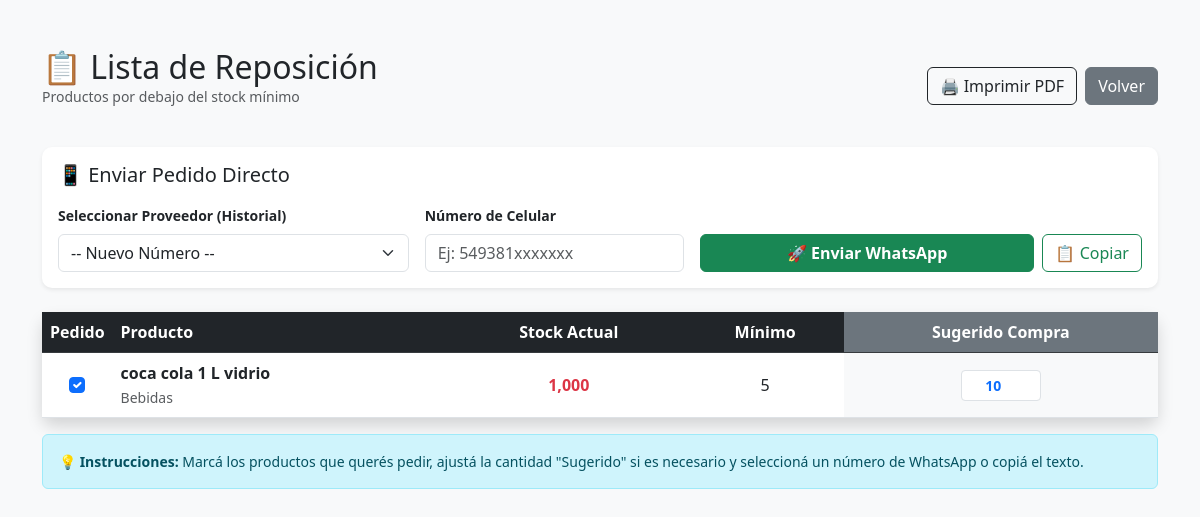
/reporte-faltantes/ (signed in), run on an earlier commit of the app's database.
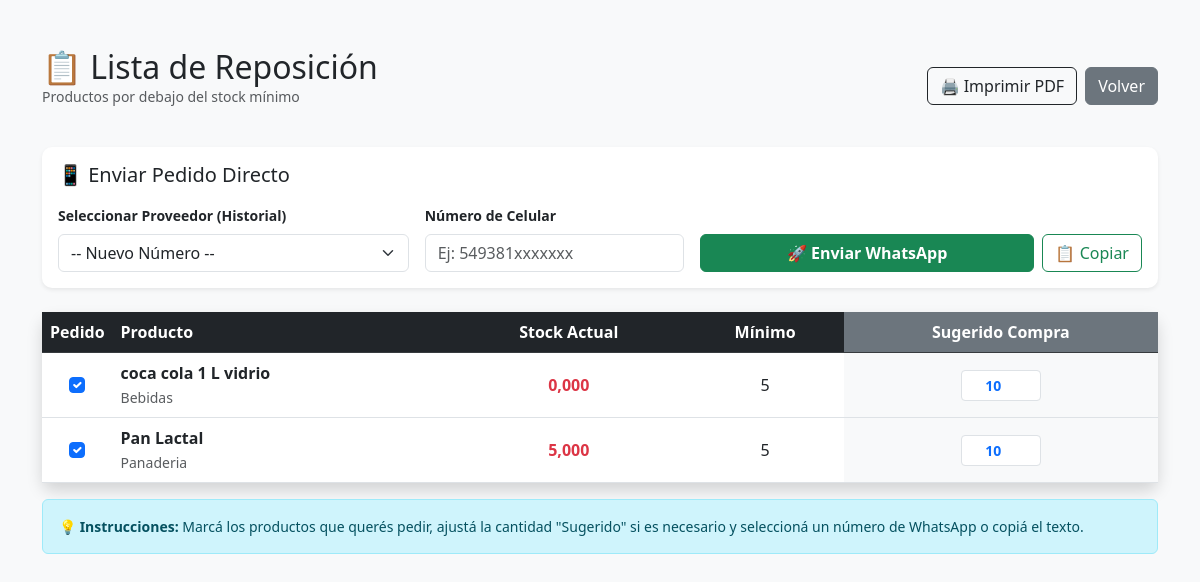
And on a later commit of the database.
### gestion/models.py (models this page shows, shortened)
class Producto(models.Model):
    codigo = models.CharField(max_length=50, unique=True, help_text="Código de barras o manual")
    nombre = models.CharField(max_length=100)
    descripcion = models.TextField(blank=True, null=True)
    categoria = models.ForeignKey(Categoria, on_delete=models.SET_NULL, null=True, blank=True)
    TIPO_VENTA_CHOICES = [
        ('UNIDAD', 'Por Unidad (Ej: Alfajor)'),
        ('PESO', 'Por Peso/Kilo (Ej: Pan, Fiambre)'),
    ]
    tipo_venta = models.CharField(max_length=10, choices=TIPO_VENTA_CHOICES, default='UNIDAD')
    precio_costo = models.DecimalField(max_digits=10, decimal_places=2, default=0, verbose_name="Costo ($)")
    precio_venta = models.DecimalField(max_digits=10, decimal_places=2, default=0, verbose_name="Venta ($)")
    stock_actual = models.DecimalField(max_digits=10, decimal_places=3, default=0)
    stock_minimo = models.IntegerField(default=5, help_text="Avisar cuando llegue a esta cantidad")
    activo = models.BooleanField(default=True)
    imagen = models.ImageField(upload_to='productos/', blank=True, null=True)

class Categoria(models.Model):
    nombre = models.CharField(max_length=50)

### gestion/views.py (the view)
# urls.py: path('reporte-faltantes/', views.reporte_faltantes, name='reporte_faltantes'),
@login_required
def reporte_faltantes(request):
    if not request.user.is_staff:
        return redirect('ventas')
    productos_bajos = Producto.objects.filter(
        activo=True,
        stock_actual__lte=models.F('stock_minimo')
    ).order_by('stock_actual')
    return render(request, 'gestion/reporte_faltantes.html', {
        'productos': productos_bajos
    })

### gestion/templates/gestion/reporte_faltantes.html (shortened to what this page needs)
<!DOCTYPE html>
<html lang="es">
<head>
    <link href="https://cdn.jsdelivr.net/npm/bootstrap@5.3.0/dist/css/bootstrap.min.css" rel="stylesheet">
</head>
<body class="bg-light">
    <div class="container mt-5 mb-5">
        <div class="d-flex justify-content-between align-items-center mb-4 no-print">
            <div>
                <h2 class="mb-0">📋 Lista de Reposición</h2>
                <p class="text-muted small">Productos por debajo del stock mínimo</p>
            </div>
            <div class="d-flex gap-2">
                <button onclick="prepararEImprimir()" class="btn btn-outline-dark">🖨️ Imprimir PDF</button>
                <a href="{% url 'ventas' %}" class="btn btn-secondary">Volver</a>
            </div>
        </div>
        <div class="card p-3 mb-4 no-print shadow-sm border-0 sector-whatsapp">
            <h5 class="mb-3">📱 Enviar Pedido Directo</h5>
            <div class="row g-3 align-items-end">
                <div class="col-md-4">
                    <label class="form-label fw-bold small">Seleccionar Proveedor (Historial)</label>
                    <select id="historial-numeros" class="form-select">
                        <option value="">-- Nuevo Número --</option>
                    </select>
                </div>
                <div class="col-md-3">
                    <label class="form-label fw-bold small">Número de Celular</label>
                    <input type="text" id="nuevo-numero" class="form-control" placeholder="Ej: 549381xxxxxxx">
                </div>
                <div class="col-md-5 d-flex gap-2">
                    <button id="btn-whatsapp" onclick="enviarWhatsApp()" class="btn btn-success flex-grow-1 fw-bold">
                        🚀 Enviar WhatsApp
                    </button>
                    <button id="btn-copiar" onclick="copiarPedido()" class="btn btn-outline-success">
                        📋 Copiar
                    </button>
                </div>
            </div>
        </div>
        <div class="card shadow border-0">
            <div class="table-responsive">
                <table class="table table-hover align-middle mb-0" id="tabla-faltantes">
                    <thead class="table-dark">
                        <tr>
                            <th class="no-print" style="width: 40px;">Pedido</th>
                            <th>Producto</th>
                            <th class="text-center">Stock Actual</th>
                            <th class="text-center">Mínimo</th>
                            <th class="text-center bg-secondary text-white">Sugerido Compra</th>
                        </tr>
                    </thead>
                    <tbody>
                        {% for p in productos %}
                        <tr class="producto-fila" data-nombre="{{ p.nombre }}">
                            <td class="text-center no-print">
                                <input type="checkbox" class="form-check-input check-pedido" checked>
                            </td>
                            <td>
                                <div class="fw-bold">{{ p.nombre }}</div>
                                <small class="text-muted">{{ p.categoria.nombre|default:"General" }}</small>
                            </td>
                            <td class="text-center text-danger fw-bold">{{ p.stock_actual }}</td>
                            <td class="text-center">{{ p.stock_minimo }}</td>
                            <td class="text-center bg-light">
                                <input type="number" class="form-control form-control-sm mx-auto sugerido-input text-center fw-bold text-primary"
                                       value="10">
                            </td>
                        </tr>
                        {% endfor %}
                    </tbody>
                </table>
            </div>
        </div>
        <div class="alert alert-info mt-3 no-print small">
            <strong>💡 Instrucciones:</strong> Marcá los productos que querés pedir, ajustá la cantidad "Sugerido" si es necesario y seleccioná un número de WhatsApp o copiá el texto.
        </div>
    </div>
</body>
</html>

What changed in the data, as far as the page shows it:
changed Producto "coca cola 1 L vidrio": stock_actual "1,000" → "0,000"
added Producto: nombre "Pan Lactal", categoria.nombre "Panaderia", stock_actual "5,000", stock_minimo "5"
